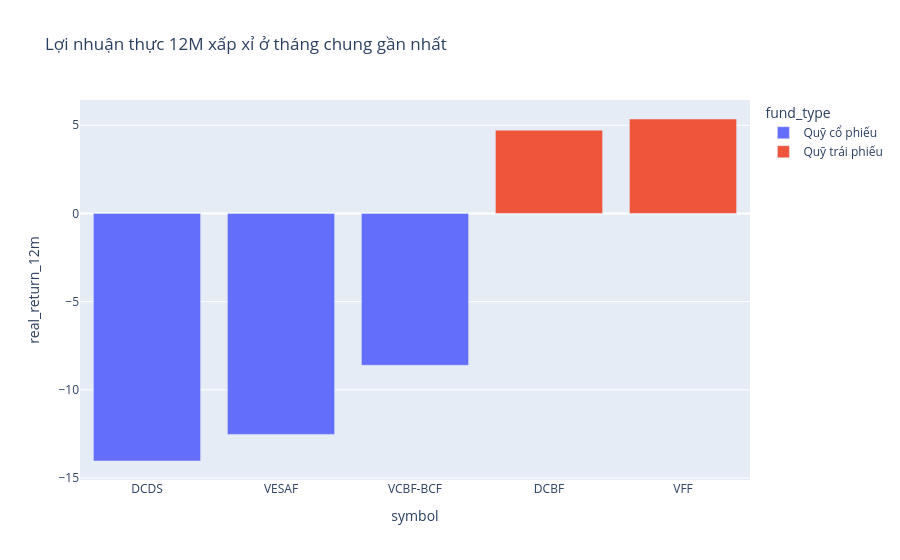

The cell this chart's notebook holds for it:
### Markdown cell above
## 7. Insight sức mua: cùng tháng, cùng kỳ 12M
Để tránh so sánh lệch thời điểm, em chọn tháng gần nhất có lợi nhuận 12M của tất cả quỹ, và luôn hiển thị trạng thái CPI sơ bộ/chính thức. Lợi nhuận thực âm nghĩa là mức tăng NAV trong kỳ không bù CPI YoY; không có nghĩa NAV nhất thiết giảm tuyệt đối.

### Code cell
monthly = nav.sort_values('date').groupby(['symbol', 'month']).tail(1)
valid = monthly.dropna(subset=['real_return_12m'])
counts = valid.groupby('month').symbol.nunique()
common = counts[counts == nav.symbol.nunique()]
if not common.empty:
    latest = valid[valid.month == common.index.max()]
    display(latest[['symbol', 'month', 'return_12m_nav', 'cpi_yoy', 'cpi_status', 'real_return_12m', 'real_return_fisher_12m']].round(2))
    px.bar(latest.sort_values('real_return_12m'), x='symbol', y='real_return_12m',
           color='fund_type', title='Lợi nhuận thực 12M xấp xỉ ở tháng chung gần nhất').show()
    print('Số quỹ vượt CPI:', int((latest.real_return_12m > 0).sum()), '/', len(latest))
else:
    print('Chưa có tháng chung đủ lịch sử cho tất cả quỹ.')

### Figure 1 — Plotly figure (JSON) as saved in the notebook; plotly's stock layout.template omitted (floating-point values rounded to 4 significant figures)
{"data": [{"hovertemplate": "fund_type=Quỹ cổ phiếu<br>symbol=%{x}<br>real_return_12m=%{y}<extra></extra>", "legendgroup": "Quỹ cổ phiếu", "marker": {"color": "#636efa", "pattern": {"shape": ""}}, "name": "Quỹ cổ phiếu", "orientation": "v", "showlegend": true, "textposition": "auto", "type": "bar", "x": ["DCDS", "VESAF", "VCBF-BCF"], "xaxis": "x", "y": [-14.04, -12.53, -8.607], "yaxis": "y"}, {"hovertemplate": "fund_type=Quỹ trái phiếu<br>symbol=%{x}<br>real_return_12m=%{y}<extra></extra>", "legendgroup": "Quỹ trái phiếu", "marker": {"color": "#EF553B", "pattern": {"shape": ""}}, "name": "Quỹ trái phiếu", "orientation": "v", "showlegend": true, "textposition": "auto", "type": "bar", "x": ["DCBF", "VFF"], "xaxis": "x", "y": [4.726, 5.357], "yaxis": "y"}], "layout": {"barmode": "relative", "legend": {"title": {"text": "fund_type"}, "tracegroupgap": 0}, "title": {"text": "Lợi nhuận thực 12M xấp xỉ ở tháng chung gần nhất"}, "xaxis": {"anchor": "y", "domain": [0.0, 1.0], "title": {"text": "symbol"}}, "yaxis": {"anchor": "x", "domain": [0.0, 1.0], "title": {"text": "real_return_12m"}}}}
